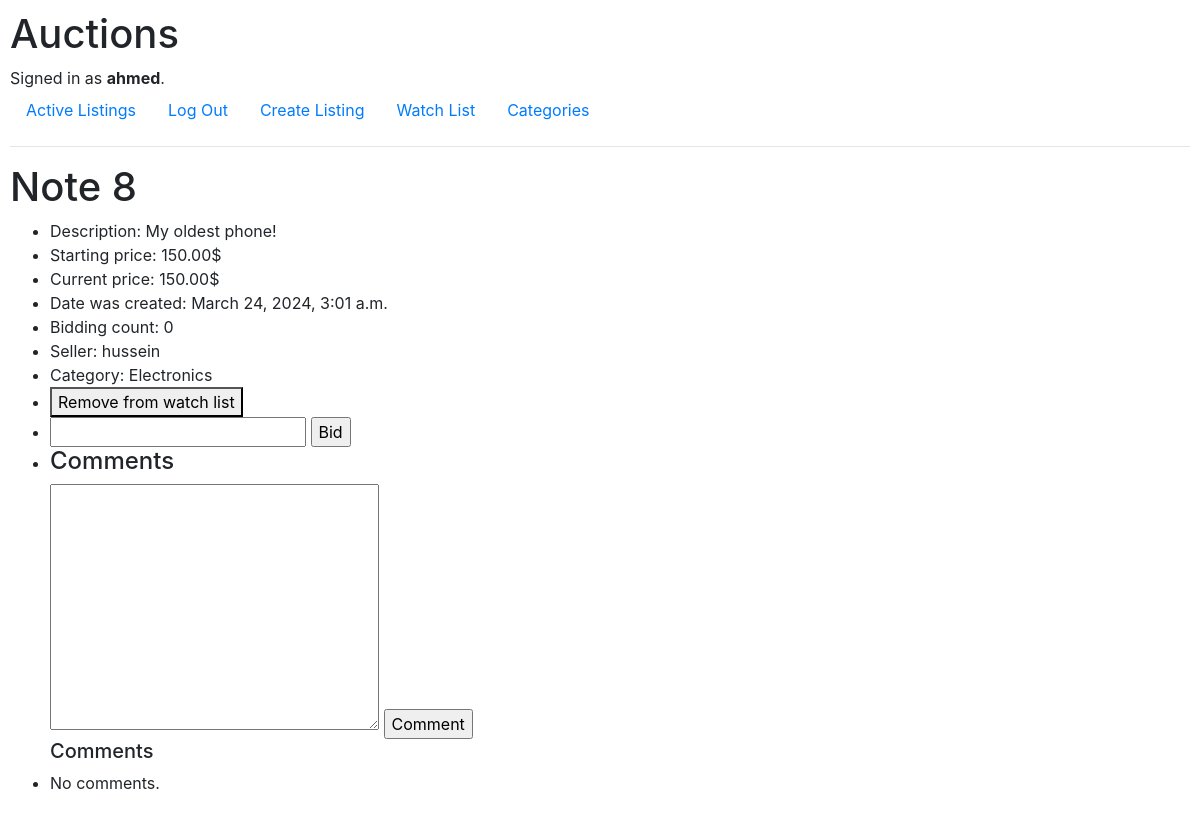
Page /listing/16 (signed in) on the earlier database version.
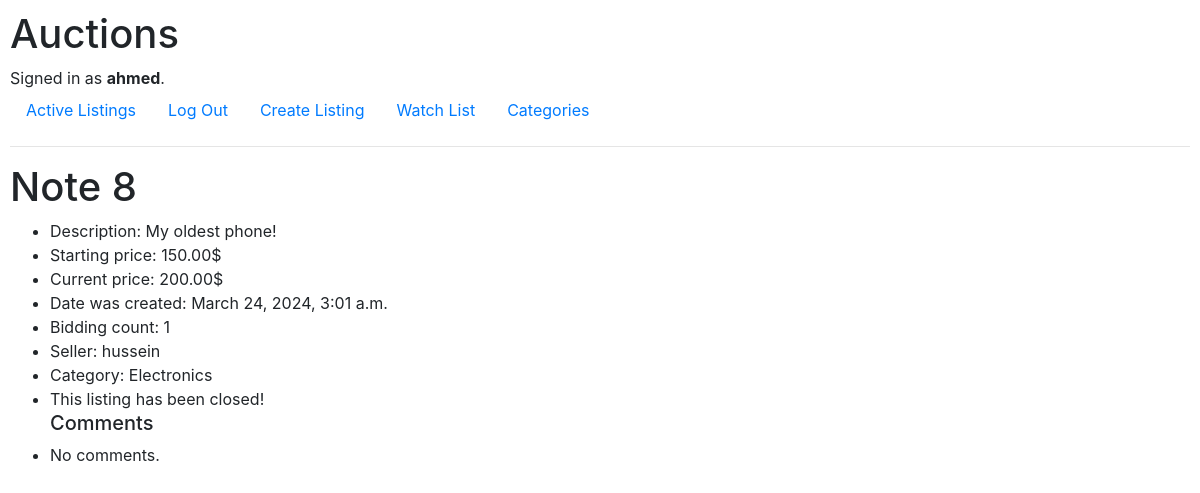
Same page on the later database version.
### auctions/models.py (models this page shows, shortened)
class AuctionListing(models.Model):
    status = models.BooleanField(default=True)
    title = models.CharField(max_length=100, null=False, blank=False)
    description = models.TextField(null=False, blank=False)
    image = models.URLField(null=True, blank=True)
    starting_price = models.DecimalField(
        max_digits=8,
        decimal_places=2,
        null=False,
        blank=False,
        validators=[MinValueValidator(0.01)],
    )
    current_price = models.DecimalField(
        max_digits=8,
        decimal_places=2,
        null=True,
        blank=True,
        validators=[MinValueValidator(0.01)],
    )
    time = models.DateTimeField(auto_now_add=True, null=False, blank=False)
    bidding_count = models.IntegerField(
        default=0, null=False, blank=False, validators=[MinValueValidator(0)]
    )
    highest_bid = models.OneToOneField(
        "Bid", on_delete=models.SET_NULL, null=True, blank=True
    )
    seller = models.ForeignKey(
        User,
        related_name="auction_listing",
        on_delete=models.CASCADE,
        null=False,
        blank=False,
    )
    category = models.ForeignKey(
        Category,
        related_name="auction_listing",
        on_delete=models.SET_DEFAULT,
        default=1,
        null=False,
        blank=False,
    )

class User(AbstractUser):
    watchlist = models.ManyToManyField(
        "AuctionListing", null=True, blank=True, related_name="watchlist_user"
    )
    def __str__(self):
        return self.username

class Category(models.Model):
    name = models.CharField(max_length=100, null=False, blank=False)
    def __str__(self):
        return self.name

### auctions/views.py (the view)
# urls.py: path("listing/<int:listing_id>", views.listing, name="listing"),
@login_required(login_url="login")
def listing(request, listing_id):
    user = request.user
    listing = AuctionListing.objects.get(pk=listing_id)
    return render(request, "auctions/listing.html", {
        "listing": listing,
        "in_watchlist": user.watchlist.filter(pk=listing_id),
        "comments": Comment.objects.filter(auction_listing=listing)
    })

### auctions/templates/auctions/listing.html (shortened to what this page needs)
{% extends "auctions/layout.html" %}
{% block body %}
    <h1>{{ listing.title }}</h1>
    <ul>
        <li>Description: {{ listing.description}}</li>
        <li>Starting price: {{ listing.starting_price }}$</li>
        <li>Current price: {{ listing.current_price }}$</li>
        <li>Date was created: {{ listing.time }}</li>
        <li>Bidding count: {{ listing.bidding_count }}</li>
        <li>Seller: {{ listing.seller }}</li>
        <li>Category: {{ listing.category }}</li>
        {% if not listing.status %}
            <li>This listing has been closed!</li>
        {% else %}
            {% if user == listing.seller %}
                <form action="{% url 'close' %}" method="post">
                    {% csrf_token %}
                    <input type="submit" value="Close">
                    <input type="numebr" name="listing_id" hidden value="{{ listing.pk }}">
                </form>
            {% else %}
                <li>
                    <form action="{% url 'watchlist' %}" method="post">
                        {% if in_watchlist %}
                            <button name="action" type="submit" value="remove">Remove from watch list</button>
                        {% else %}
                            <button name="action" type="submit" value="add">Add to watch list</button>
                        {% endif %}
                    </form>
                </li>
                <li>
                    <form action="{% url 'bid' %}" method="post">
                        <input type="numer" name="amount" min="0.01" required>
                        <input type="submit" value="Bid">
                    </form>
                </li>
            {% endif %}
            <li>
                <h4>Comments</h4>
                <form action="{% url 'comment' %}" method="post">
                    <textarea name="text" cols="30" rows="10" required></textarea>
                    <input type="submit" value="Comment">
                </form>
            </li>
        {% endif %}
        <h5>Comments</h5>
        {% for comment in comments %}
            <li>
                <div>{{ comment.bidder }}</div>
                <div>{{ comment }}</div>
            </li>
        {% empty %}
            <li>No comments.</li>
        {% endfor %}
    </ul>
{% endblock %}

Differences in the rows shown:
changed AuctionListing "Note 8": current_price "150.00" → "200.00"; bidding_count "0" → "1"; status True → False (drawn)
Other differences:
form field value: "Bid" → (not shown)
form field value: "Comment" → (not shown)
text no longer shown: "Remove from watch list Comments"
text now shown: "This listing has been closed!"
